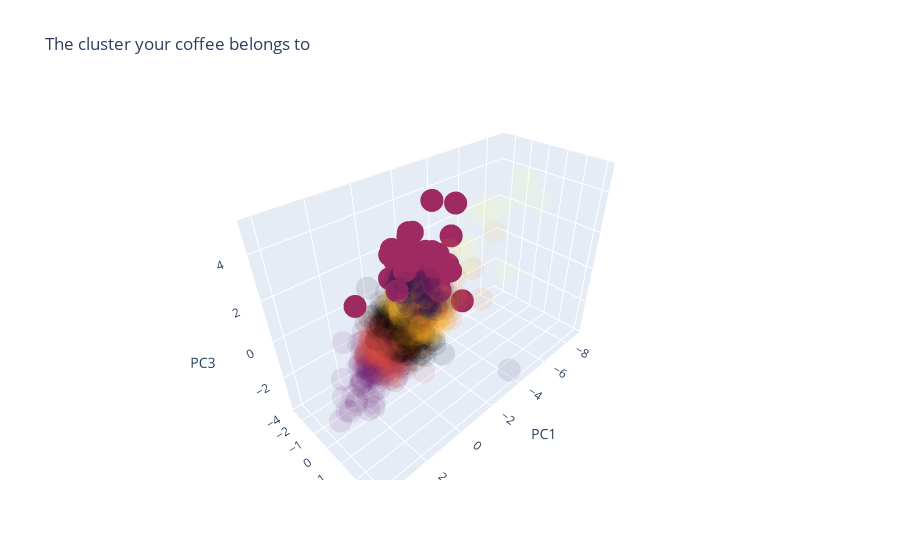

Here is the notebook cell this chart was saved with:
### Code cell
fig_pca = go.Figure(go.Scatter3d(x=df_user_pca['PC1'], y=df_user_pca['PC2'], z=df_user_pca['PC3'], mode='markers', marker=dict(color=df_user_pca['Cluster'], colorscale=color_scale, cmin=color_range[0], cmax=color_range[1], opacity=1)))
fig_pca.add_trace(go.Scatter3d(x=df_rest_pca['PC1'], y=df_rest_pca['PC2'], z=df_rest_pca['PC3'], mode='markers', marker=dict(color=df_rest_pca['Cluster'], colorscale=color_scale, cmin=color_range[0], cmax=color_range[1],opacity=0.1)))
fig_pca.update_layout(showlegend=False, title='The cluster your coffee belongs to', scene=dict(xaxis_title='PC1', yaxis_title='Pc2', zaxis_title='PC3'))
fig_pca.show()

### Figure 1 — Plotly figure (JSON) as saved in the notebook; plotly's stock layout.template omitted (floating-point values rounded to 4 significant figures; data arrays with more than 128 entries replaced by an {"elided": "..."} marker saying what was removed)
{"data": [{"marker": {"cmax": 7, "cmin": 0, "color": [3, 3, 3, 3, 3, 3, 3, 3, 3, 3, 3, 3, 3, 3, 3, 3, 3, 3, 3, 3, 3, 3, 3, 3, 3, 3, 3, 3, 3, 3, 3, 3, 3, 3, 3, 3, 3, 3, 3, 3, 3, 3, 3, 3, 3, 3, 3, 3, 3, 3, 3, 3, 3], "colorscale": [[0, "#000004"], [0.1111, "#1b0c41"], [0.2222, "#4a0c6b"], [0.3333, "#781c6d"], [0.4444, "#a52c60"], [0.5556, "#cf4446"], [0.6667, "#ed6925"], [0.7778, "#fb9b06"], [0.8889, "#f7d13d"], [1, "#fcffa4"]], "opacity": 1}, "mode": "markers", "type": "scatter3d", "x": [4.066, -0.3573, -0.6493, 0.2078, -0.802, -1.275, -0.5724, -1.754, -1.503, -0.7614, -1.711, -1.16, -1.056, -1.497, -1.145, -1.45, -1.575, -1.174, -1.508, -0.8114, -1.344, -1.656, -1.453, -1.684, -1.525, -2.474, -2.015, -2.027, -1.757, -1.112, -1.64, -1.549, -1.392, -0.4633, -3.263, -1.623, -2.654, -1.159, -1.601, -1.33, -1.692, -1.245, -1.366, -1.043, -1.684, -0.8922, -1.881, -2.403, -1.108, -0.3651, -0.779, -0.8804, -0.8599], "y": [3.144, -0.2635, -1.702, -0.09918, -0.4668, 0.73, -0.2179, -1.516, 0.03143, -0.3985, 0.2527, 0.918, -0.2557, 0.2517, 0.6639, -0.3183, -0.8425, -1.919, 0.7896, -0.6175, 0.1472, 0.304, -1.684, 0.1526, -0.1643, 0.0278, -0.8559, -0.335, 0.9122, 0.3525, -0.02609, 0.1439, -0.5756, 0.2199, 0.1736, 0.3823, 0.05194, -0.5737, -0.1322, 0.158, -0.3266, -1.078, -1.16, -0.7218, 0.1526, -1.715, -0.5072, 0.5378, 0.6363, -0.5181, 0.2748, 0.1343, -1.824], "z": [4.738, 2.272, 1.1, 1.683, 1.479, 1.836, 2.553, 1.837, 2.005, 2.185, 1.485, 1.508, 2.517, 1.773, 2.494, 1.365, 1.983, 1.671, 2.12, 1.69, 2.418, 2.753, 1.48, 1.71, 2.558, 1.778, 2.247, 1.486, 2.183, 0.32, 2.736, 5.036, 1.274, 4.146, -0.4809, 2.227, 3.092, 2.667, 1.025, 1.591, 1.935, 2.449, 3.106, 3.555, 1.71, 2.45, 1.568, 4.781, 1.653, 2.868, 1.245, 1.33, 2.153]}, {"marker": {"cmax": 7, "cmin": 0, "color": {"elided": "1285 int values"}, "colorscale": [[0, "#000004"], [0.1111, "#1b0c41"], [0.2222, "#4a0c6b"], [0.3333, "#781c6d"], [0.4444, "#a52c60"], [0.5556, "#cf4446"], [0.6667, "#ed6925"], [0.7778, "#fb9b06"], [0.8889, "#f7d13d"], [1, "#fcffa4"]], "opacity": 0.1}, "mode": "markers", "type": "scatter3d", "x": {"elided": "1285 float values"}, "y": {"elided": "1285 float values"}, "z": {"elided": "1285 float values"}}], "layout": {"scene": {"xaxis": {"title": {"text": "PC1"}}, "yaxis": {"title": {"text": "Pc2"}}, "zaxis": {"title": {"text": "PC3"}}}, "showlegend": false, "title": {"text": "The cluster your coffee belongs to"}}}
